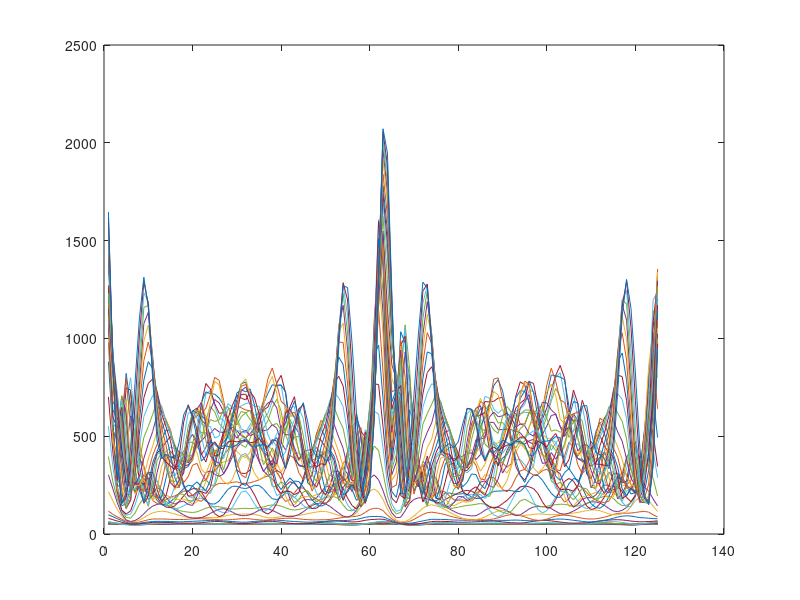

The MATLAB source for this figure:
MAX_WINDOW = 200; % K
MAX_DELAY = 125; % L
F0_MIN = 80; % Hz
F0_MAX = 222; % Hz
TIME_STEPS = 325;
CHANNELS = 64;
SAMPLING_FQ = 10000; % Hz
LOWER_FQ = 80; % Hz
UPPER_FQ = 4000; % Hz

ar0 = load("data/ar0.dat");

ar0_grid = zeros(CHANNELS, TIME_STEPS);
for time_step = 1:TIME_STEPS
    for channel = 1:CHANNELS
        index = (channel -  1) * CHANNELS + time_step
        ar0_grid(channel, time_step) = ar0(index);
    end
end
    

acg = zeros(MAX_DELAY, CHANNELS);
summary = zeros(MAX_DELAY);
for channel = 1:CHANNELS
   for delay = 1:MAX_DELAY
       for window = 1:MAX_WINDOW
           % see: acg[delay][chan]+=getBufferVal(&cochlea[chan],win)*getBufferVal(&cochlea[chan],win+delay);
           acg(delay, channel) = acg(delay, channel) + (ar0_grid(channel, window) * ar0_grid(channel, window + delay));
       end
       summary(delay) = summary(delay) + acg(delay, channel);
   end
end

for channel = 1: CHANNELS
    for delay = 1:MAX_DELAY
        acg(delay, channel) = acg(delay, channel) / (MAX_WINDOW * 50);
    end
end

plot(acg)

%plot(acg)
%xlabel("Lag Index")
